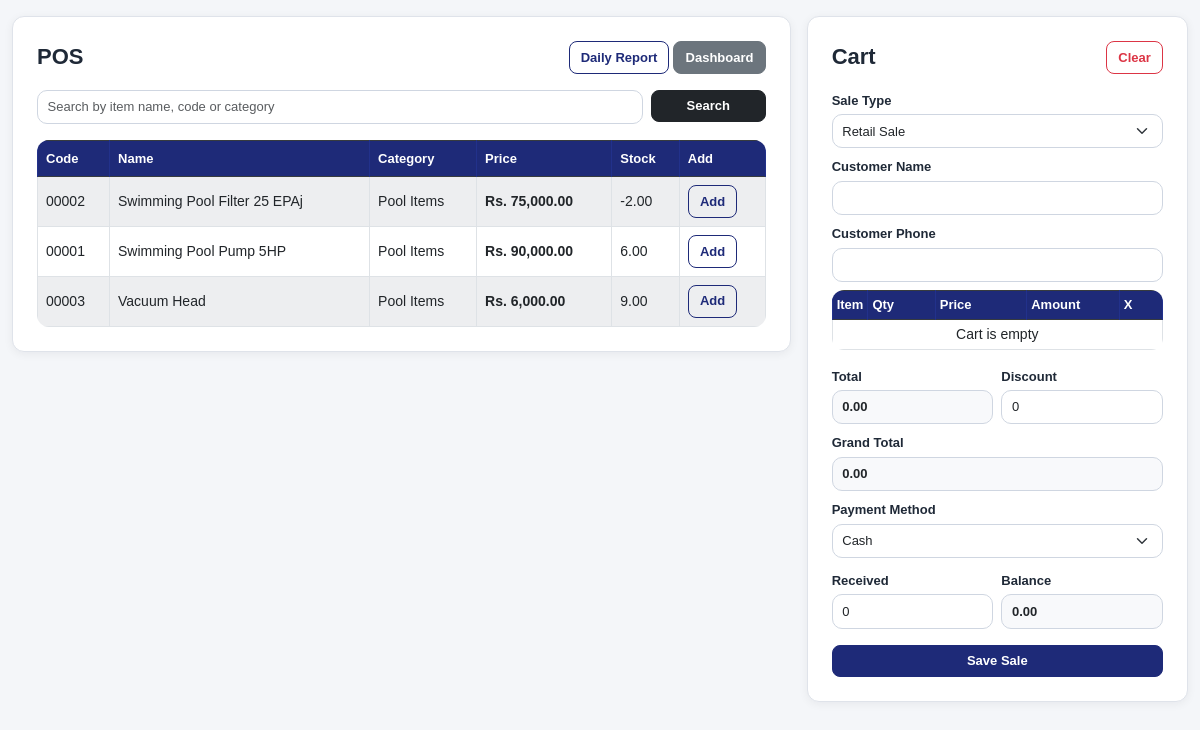
The page / (signed in) on the database its author committed.
### pos/models.py (models this page shows, shortened)
class Item(models.Model):
    ITEM_TYPE_CHOICES = [
        ("retail", "Retail"),
        ("project", "Project"),
        ("both", "Both"),
        ("expense", "Expense"),
    ]
    item_code = models.CharField(max_length=50)
    name = models.CharField(max_length=200)
    category = models.ForeignKey(Category, on_delete=models.SET_NULL, null=True, blank=True)
    supplier = models.ForeignKey(Supplier, on_delete=models.SET_NULL, null=True, blank=True)
    unit = models.CharField(max_length=20, default="pcs")
    cost_price = models.DecimalField(max_digits=10, decimal_places=2, default=0)
    selling_price = models.DecimalField(max_digits=10, decimal_places=2, default=0)
    stock = models.DecimalField(max_digits=12, decimal_places=2, default=0)
    purchase_date = models.DateField(blank=True, null=True)
    item_type = models.CharField(max_length=20, choices=ITEM_TYPE_CHOICES, default="retail")
    is_service = models.BooleanField(default=False)
    reorder_level = models.DecimalField(max_digits=12, decimal_places=2, default=0)
    warranty_days = models.IntegerField(default=0)
    retail_gl_account = models.ForeignKey(
        GLMaster,
        on_delete=models.SET_NULL,
        null=True,
        blank=True,
        related_name="retail_items",
    )
    cost_gl_account = models.ForeignKey(
        GLMaster,
        on_delete=models.SET_NULL,
        null=True,
        blank=True,
        related_name="cost_items",
    )
    created_at = models.DateTimeField(auto_now_add=True)
    is_active = models.BooleanField(default=True)
    updated_at = models.DateTimeField(auto_now=True)
    updated_by = models.ForeignKey(
        User,
        on_delete=models.SET_NULL,
        null=True,
        blank=True,
        related_name="updated_items"
    )
    class Meta:
        ordering = ["name"]

class Category(models.Model):
    name = models.CharField(max_length=100)
    class Meta:
        ordering = ["name"]

### pos/views.py (the view)
# urls.py: path('', views.pos_page, name='pos'),
@user_passes_test(can_use_pos)
def pos_page(request):
    query = request.GET.get("q", "").strip()
    items = Item.objects.filter(is_active=True).select_related("category").order_by("name")
    projects = Project.objects.filter(is_active=True).order_by("-id")
    if query:
        items = items.filter(
            Q(name__icontains=query) |
            Q(item_code__icontains=query) |
            Q(category__name__icontains=query)
        )
    return render(request, "pos/pos.html", {
        "items": items,
        "projects": projects,
        "query": query,
        "show_items": can_manage_items(request.user),
    })

### pos/templatetags/currency_filters.py (called while the page is built)
@register.filter
def money(value):
    try:
        if value in (None, ""):
            value = Decimal("0")
        value = Decimal(str(value))
        return f"{value:,.2f}"
    except (InvalidOperation, ValueError, TypeError):
        return "0.00"

### pos/views.py (called while the page is built)
def is_owner(user):
    return user.is_superuser or user.groups.filter(name__iexact="Owner").exists()

def can_use_pos(user):
    return is_owner(user) or is_cashier(user)

def can_manage_items(user):
    return is_owner(user) or is_manager(user) or is_clerk(user)

### pos/templates/pos/pos.html (shortened to what this page needs)
{% extends "base.html" %}
{% load currency_filters %}
{% block content %}
<div class="row g-3">
    <div class="col-lg-8">
        <div class="card p-3 p-md-4">
            <div class="app-card-header">
                <h4 class="app-page-title">POS</h4>
                <div>
                    <a href="{% url 'daily_report' %}" class="btn btn-outline-primary btn-sm">Daily Report</a>
                    <a href="{% url 'dashboard' %}" class="btn btn-secondary btn-sm">Dashboard</a>
                </div>
            </div>
            <form method="get" class="row g-2 mb-3">
                <div class="col-md-10">
                    <input type="text" name="q" value="{{ query }}" class="form-control form-control-sm" placeholder="Search by item name, code or category">
                </div>
                <div class="col-md-2">
                    <button class="btn btn-dark btn-sm w-100">Search</button>
                </div>
            </form>
            <div class="table-responsive">
                <table class="table table-bordered table-striped bg-white align-middle">
                    <thead class="table-dark">
                        <tr>
                            <th>Code</th>
                            <th>Name</th>
                            <th>Category</th>
                            <th>Price</th>
                            <th>Stock</th>
                            <th>Add</th>
                        </tr>
                    </thead>
                    <tbody>
                        {% for item in items %}
                        <tr>
                            <td>{{ item.item_code }}</td>
                            <td>{{ item.name }}</td>
                            <td>{% if item.category %}{{ item.category.name }}{% else %}-{% endif %}</td>
                            <td class="text-money">Rs. {{ item.selling_price|money }}</td>
                            <td>{{ item.stock }}</td>
                            <td>
                                <button type="button"
                                        class="btn btn-sm btn-outline-primary"
                                        onclick="addToCart('{{ item.id }}', '{{ item.item_code|escapejs }}', '{{ item.name|escapejs }}', '{{ item.selling_price }}')">
                                    Add
                                </button>
                            </td>
                        </tr>
                        {% empty %}
                        <tr>
                            <td colspan="6" class="text-center">No items found</td>
                        </tr>
                        {% endfor %}
                    </tbody>
                </table>
            </div>
        </div>
    </div>
    <div class="col-lg-4">
        <div class="card p-3 p-md-4">
            <div class="app-card-header">
                <h4 class="app-page-title">Cart</h4>
                <button type="button" class="btn btn-outline-danger btn-sm" onclick="clearCart()">Clear</button>
            </div>
            <div class="mb-2">
                <label class="form-label">Sale Type</label>
                <select id="sale_type" class="form-select form-select-sm" onchange="toggleProjectField()">
                    <option value="retail">Retail Sale</option>
                </select>
            </div>
            <div class="mb-2">
                <label class="form-label">Customer Name</label>
                <input type="text" id="customer_name" class="form-control form-control-sm">
            </div>
            <div class="mb-2">
                <label class="form-label">Customer Phone</label>
                <input type="text" id="customer_phone" class="form-control form-control-sm">
            </div>
            <div class="table-responsive mb-3">
                <table class="table table-bordered table-sm bg-white align-middle">
                    <thead class="table-dark">
                        <tr>
                            <th>Item</th>
                            <th style="width: 70px;">Qty</th>
                            <th style="width: 95px;">Price</th>
                            <th style="width: 95px;">Amount</th>
                            <th style="width: 45px;">X</th>
                        </tr>
                    </thead>
                    <tbody id="cartBody">
                        <tr id="emptyCartRow">
                            <td colspan="5" class="text-center">Cart is empty</td>
                        </tr>
                    </tbody>
                </table>
            </div>
            <div class="row g-2">
                <div class="col-6">
                    <label class="form-label">Total</label>
                    <input type="text" id="total" class="form-control form-control-sm readonly-box text-money" value="0.00" readonly>
                </div>
                <div class="col-6">
                    <label class="form-label">Discount</label>
                    <input type="number" step="0.01" id="discount" class="form-control form-control-sm" value="0" oninput="updateTotals()">
                </div>
            </div>
            <div class="mt-2">
                <label class="form-label">Grand Total</label>
                <input type="text" id="grand_total" class="form-control form-control-sm readonly-box text-money" value="0.00" readonly>
            </div>
            <div class="mt-2">
                <label class="form-label">Payment Method</label>
                <select id="payment_method" class="form-select form-select-sm" onchange="togglePaymentFields()">
                    <option value="cash">Cash</option>
                </select>
            </div>
            <div class="row g-2 mt-1" id="cash_fields">
                <div class="col-6">
                    <label class="form-label">Received</label>
                    <input type="number" step="0.01" id="received" class="form-control form-control-sm" value="0" oninput="updateBalance()">
                </div>
                <div class="col-6">
                    <label class="form-label">Balance</label>
                    <input type="text" id="balance" class="form-control form-control-sm readonly-box text-money" value="0.00" readonly>
                </div>
            </div>
            <div class="mt-3">
                <button type="button" class="btn btn-primary btn-sm w-100" onclick="saveSale()">Save Sale</button>
            </div>
        </div>
    </div>
</div>
{% endblock %}

### static/css/app.css (style rules this page uses)
:root { --app-bg: #f4f6f9; --card-bg: #ffffff; --border-color: #dfe3ea; --text-main: #1f2937; --text-muted: #6b7280; --brand: #1e2a78; --brand-soft: #eef2ff; --success-soft: #eaf7ee; --danger-soft: #fdecec; --warning-soft: #fff7e6; --shadow-soft: 0 2px 10px rgba(15, 23, 42, 0.06); --radius: 12px; }
html, body { margin: 0; padding: 0; }
body.app-body { background: var(--app-bg); color: var(--text-main); font-size: 14px; font-family: Arial, sans-serif; }
.app-card, .card { border: 1px solid var(--border-color); border-radius: var(--radius); box-shadow: var(--shadow-soft); background: var(--card-bg); }
.app-card-header { display: flex; justify-content: space-between; align-items: center; gap: 12px; margin-bottom: 16px; }
.app-page-title, h4, h5 { color: var(--text-main); font-weight: 700; margin: 0; }
.app-page-title { font-size: 22px; }
.form-label { font-size: 13px; font-weight: 600; margin-bottom: 4px; color: var(--text-main); }
.form-control, .form-select { border-radius: 10px; border: 1px solid #cfd6e1; font-size: 14px; padding: 0.5rem 0.7rem; min-height: 38px; }
.form-control-sm, .form-select-sm { min-height: 34px; padding: 0.4rem 0.6rem; font-size: 13px; }
.readonly-box { background: #f8f9fb; }
.btn { border-radius: 10px; font-weight: 600; }
.btn-sm { border-radius: 8px; font-size: 13px; padding: 0.35rem 0.7rem; }
.btn-primary { background: var(--brand); border-color: var(--brand); }
.btn-outline-primary { color: var(--brand); border-color: var(--brand); }
.btn-success, .btn-outline-success, .btn-danger, .btn-outline-danger, .btn-secondary, .btn-outline-dark { font-weight: 600; }
.table { margin-bottom: 0; }
.table-responsive { border-radius: 12px; }
.table thead th, .table-dark th { background: var(--brand) !important; color: #fff !important; border-color: #22318b !important; font-size: 13px; font-weight: 700; vertical-align: middle; }
.table td, .table th { vertical-align: middle; }
.table-striped > tbody > tr:nth-of-type(odd) > * { background-color: #fafbfd; }
.text-money { font-weight: 700; white-space: nowrap; }

### rows shown on the page
Item: item_code "00002", name "Swimming Pool Filter 25 EPAj", category.name "Pool Items", selling_price "75,000.00", stock "-2.00"
Item: item_code "00001", name "Swimming Pool Pump 5HP", category.name "Pool Items", selling_price "90,000.00", stock "6.00"
Item: item_code "00003", name "Vacuum Head", category.name "Pool Items", selling_price "6,000.00", stock "9.00"
